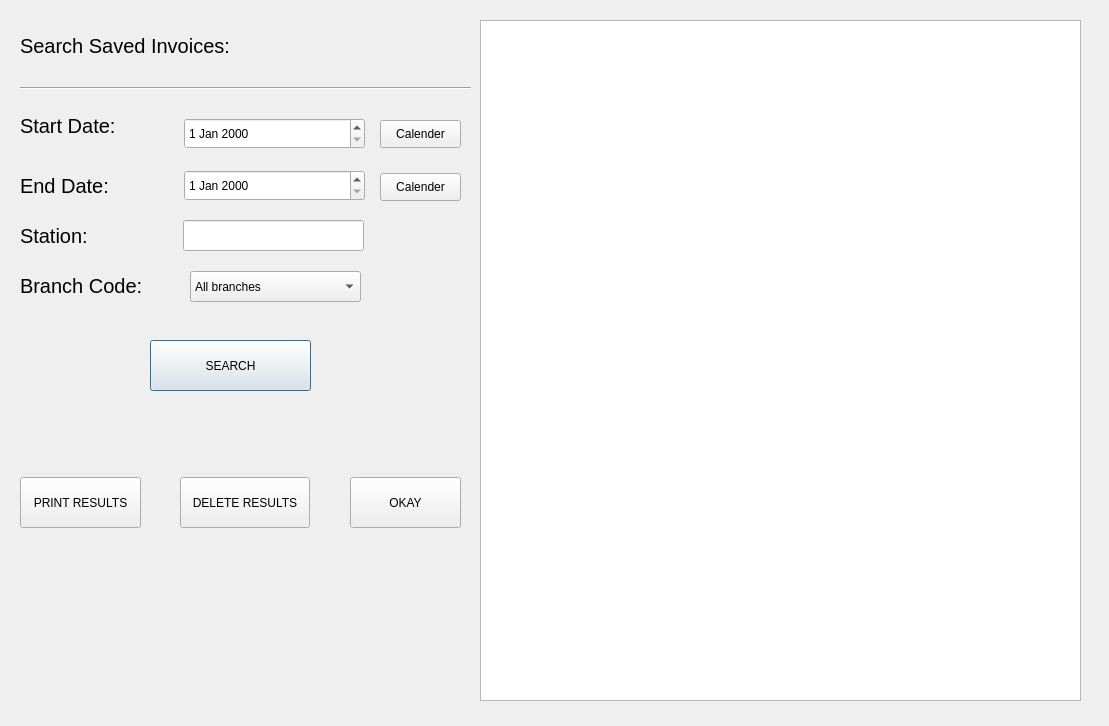
<?xml version="1.0" encoding="UTF-8"?>
<ui version="4.0">
 <class>SearchInvoiceDialog</class>
 <widget class="QDialog" name="SearchInvoiceDialog">
  <property name="geometry">
   <rect>
    <x>0</x>
    <y>0</y>
    <width>1109</width>
    <height>726</height>
   </rect>
  </property>
  <property name="windowTitle">
   <string>Search Invoices</string>
  </property>
  <widget class="QTableView" name="ResultTableView">
   <property name="geometry">
    <rect>
     <x>480</x>
     <y>20</y>
     <width>601</width>
     <height>681</height>
    </rect>
   </property>
  </widget>
  <widget class="QLabel" name="label">
   <property name="geometry">
    <rect>
     <x>20</x>
     <y>30</y>
     <width>271</width>
     <height>31</height>
    </rect>
   </property>
   <property name="font">
    <font>
     <pointsize>15</pointsize>
    </font>
   </property>
   <property name="text">
    <string>Search Saved Invoices:</string>
   </property>
  </widget>
  <widget class="QPushButton" name="InvoiceSearchButton">
   <property name="geometry">
    <rect>
     <x>150</x>
     <y>340</y>
     <width>161</width>
     <height>51</height>
    </rect>
   </property>
   <property name="text">
    <string>SEARCH</string>
   </property>
  </widget>
  <widget class="QLabel" name="label_2">
   <property name="geometry">
    <rect>
     <x>20</x>
     <y>110</y>
     <width>141</width>
     <height>31</height>
    </rect>
   </property>
   <property name="font">
    <font>
     <pointsize>15</pointsize>
    </font>
   </property>
   <property name="text">
    <string>Start Date:</string>
   </property>
  </widget>
  <widget class="QLabel" name="label_3">
   <property name="geometry">
    <rect>
     <x>20</x>
     <y>170</y>
     <width>141</width>
     <height>31</height>
    </rect>
   </property>
   <property name="font">
    <font>
     <pointsize>15</pointsize>
    </font>
   </property>
   <property name="text">
    <string>End Date:</string>
   </property>
  </widget>
  <widget class="QPushButton" name="StartDateCal">
   <property name="geometry">
    <rect>
     <x>380</x>
     <y>120</y>
     <width>81</width>
     <height>28</height>
    </rect>
   </property>
   <property name="text">
    <string>Calender</string>
   </property>
  </widget>
  <widget class="QPushButton" name="EndDateCal">
   <property name="geometry">
    <rect>
     <x>380</x>
     <y>173</y>
     <width>81</width>
     <height>28</height>
    </rect>
   </property>
   <property name="text">
    <string>Calender</string>
   </property>
  </widget>
  <widget class="QPushButton" name="PrintInvoiceResults">
   <property name="geometry">
    <rect>
     <x>20</x>
     <y>477</y>
     <width>121</width>
     <height>51</height>
    </rect>
   </property>
   <property name="text">
    <string>PRINT RESULTS</string>
   </property>
  </widget>
  <widget class="QPushButton" name="DeleteInvoiceResults">
   <property name="geometry">
    <rect>
     <x>180</x>
     <y>477</y>
     <width>130</width>
     <height>51</height>
    </rect>
   </property>
   <property name="text">
    <string>DELETE RESULTS</string>
   </property>
  </widget>
  <widget class="QPushButton" name="pushButton_6">
   <property name="geometry">
    <rect>
     <x>350</x>
     <y>477</y>
     <width>111</width>
     <height>51</height>
    </rect>
   </property>
   <property name="text">
    <string>OKAY</string>
   </property>
  </widget>
  <widget class="QDateEdit" name="StartDateInvoiceInput">
   <property name="geometry">
    <rect>
     <x>184</x>
     <y>118</y>
     <width>181</width>
     <height>31</height>
    </rect>
   </property>
  </widget>
  <widget class="QDateEdit" name="EndDateInvoiveInput">
   <property name="geometry">
    <rect>
     <x>184</x>
     <y>170</y>
     <width>181</width>
     <height>31</height>
    </rect>
   </property>
  </widget>
  <widget class="QLabel" name="label_4">
   <property name="geometry">
    <rect>
     <x>20</x>
     <y>220</y>
     <width>141</width>
     <height>31</height>
    </rect>
   </property>
   <property name="font">
    <font>
     <pointsize>15</pointsize>
    </font>
   </property>
   <property name="text">
    <string>Station:</string>
   </property>
  </widget>
  <widget class="QLineEdit" name="lineEdit">
   <property name="geometry">
    <rect>
     <x>183</x>
     <y>220</y>
     <width>181</width>
     <height>31</height>
    </rect>
   </property>
  </widget>
  <widget class="QLabel" name="label_5">
   <property name="geometry">
    <rect>
     <x>20</x>
     <y>270</y>
     <width>151</width>
     <height>31</height>
    </rect>
   </property>
   <property name="font">
    <font>
     <pointsize>15</pointsize>
    </font>
   </property>
   <property name="text">
    <string>Branch Code:</string>
   </property>
  </widget>
  <widget class="QComboBox" name="comboBox">
   <property name="geometry">
    <rect>
     <x>190</x>
     <y>271</y>
     <width>171</width>
     <height>31</height>
    </rect>
   </property>
   <item>
    <property name="text">
     <string>All branches</string>
    </property>
   </item>
   <item>
    <property name="text">
     <string>A</string>
    </property>
   </item>
   <item>
    <property name="text">
     <string>B</string>
    </property>
   </item>
   <item>
    <property name="text">
     <string>C</string>
    </property>
   </item>
   <item>
    <property name="text">
     <string>D</string>
    </property>
   </item>
  </widget>
  <widget class="Line" name="line">
   <property name="geometry">
    <rect>
     <x>20</x>
     <y>80</y>
     <width>451</width>
     <height>16</height>
    </rect>
   </property>
   <property name="orientation">
    <enum>Qt::Horizontal</enum>
   </property>
  </widget>
 </widget>
 <resources/>
 <connections>
  <connection>
   <sender>pushButton_6</sender>
   <signal>clicked()</signal>
   <receiver>SearchInvoiceDialog</receiver>
   <slot>close()</slot>
   <hints>
    <hint type="sourcelabel">
     <x>425</x>
     <y>497</y>
    </hint>
    <hint type="destinationlabel">
     <x>409</x>
     <y>429</y>
    </hint>
   </hints>
  </connection>
 </connections>
</ui>
